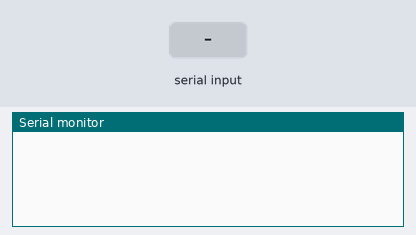
Simulated run of this sketch. Board: Arduino Uno, built with avr-gcc and run on an emulated ATmega328P. Shown: the last lines printed to the serial monitor. The test bench sets the inputs (shaded band).

Above: at 1.2 s.
1.3 s: "90,45\n" received over Serial
At 2.9 s:
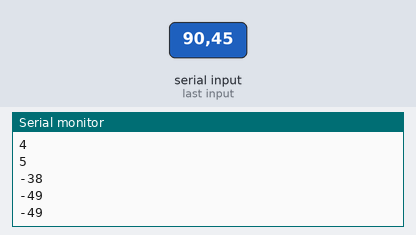
3.2 s: "30,150\n" received over Serial
At 4.5 s:
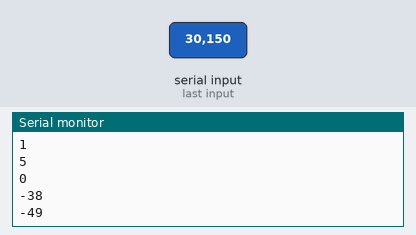
Timing chart, 0 to 6.2 s (numbered marks = the images above; inputs shaded):
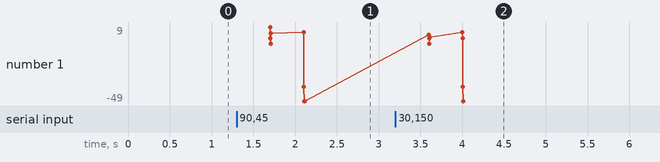

The sketch:

test3.ino
```cpp
int i;
int pass[4];

void setup() {
  Serial.begin(9600);


}

void loop() {

if (Serial.available()){
  for (i=0;i<4;i=i+1){
    pass[i]=Serial.read()-48;
 delay(100);
  }
  Serial.println(pass[0]);
  Serial.println(pass[1]);
  Serial.println(pass[2]);
  Serial.println(pass[3]);

  }


}
```

Measured:
- after the input at 1.3 s, the serial monitor: prints a new line after 0.40 s (image 1)
- after the input at 3.2 s, the serial monitor: prints a new line after 0.40 s (image 2)
